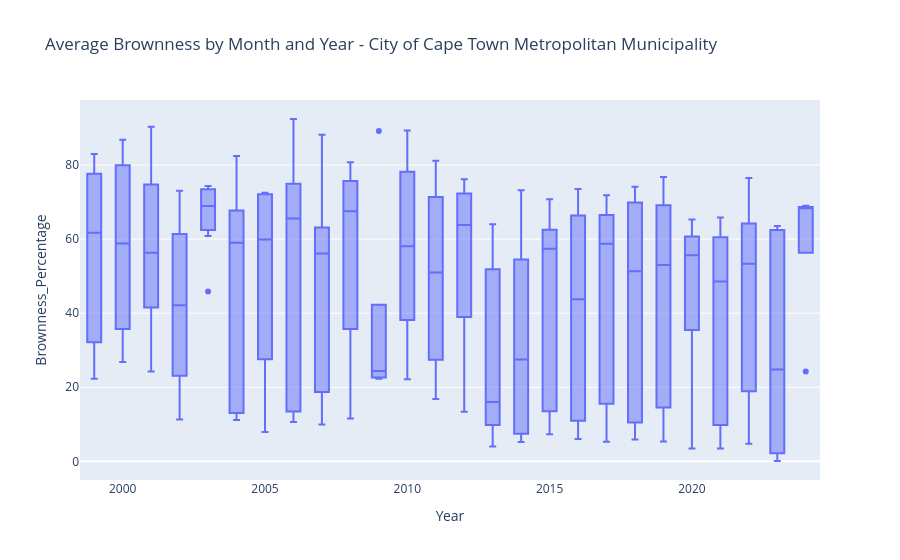

Notebook source saved alongside this figure:
### Code cell
brown_box_plot(region)

### Figure 1 — Plotly figure (JSON) as saved in the notebook; plotly's stock layout.template omitted (floating-point values rounded to 4 significant figures; data arrays with more than 128 entries replaced by an {"elided": "..."} marker saying what was removed)
{"data": [{"alignmentgroup": "True", "hovertemplate": "Year=%{x}<br>Brownness_Percentage=%{y}<extra></extra>", "legendgroup": "", "marker": {"color": "#636efa"}, "name": "", "notched": false, "offsetgroup": "", "orientation": "v", "showlegend": false, "type": "box", "x": {"elided": "230 int values"}, "x0": " ", "xaxis": "x", "y": {"elided": "230 float values"}, "y0": " ", "yaxis": "y"}], "layout": {"boxmode": "group", "legend": {"tracegroupgap": 0}, "title": {"text": "Average Brownness by Month and Year - City of Cape Town Metropolitan Municipality"}, "xaxis": {"anchor": "y", "domain": [0, 1], "title": {"text": "Year"}}, "yaxis": {"anchor": "x", "domain": [0, 1], "title": {"text": "Brownness_Percentage"}}}}
